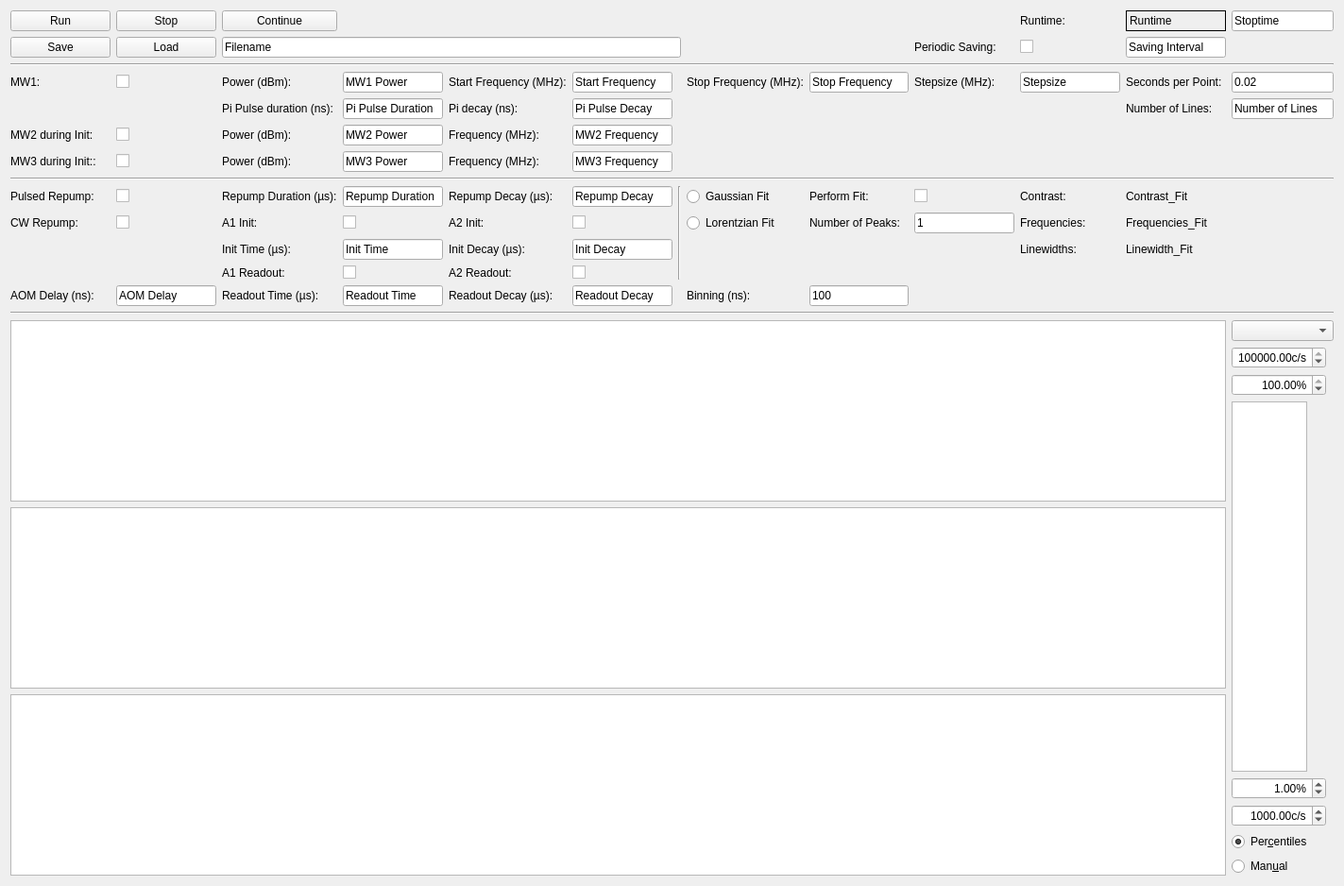
      <widget class="QWidget" name="tab">
       <attribute name="title">
        <string>Pulsed ODMR</string>
       </attribute>
       <layout class="QHBoxLayout" name="horizontalLayout">
        <item>
         <layout class="QGridLayout" name="gridLayout_7">
          <item row="12" column="0">
           <widget class="QLabel" name="label_141">
            <property name="text">
             <string>AOM Delay (ns):</string>
            </property>
           </widget>
          </item>
          <item row="1" column="10">
           <widget class="QCheckBox" name="pulsed_PeriodicSaving_CheckBox">
            <property name="text">
             <string/>
            </property>
           </widget>
          </item>
          <item row="12" column="2">
           <widget class="QLabel" name="label_139">
            <property name="text">
             <string>Readout Time (µs):</string>
            </property>
           </widget>
          </item>
          <item row="12" column="1">
           <widget class="QLineEdit" name="pulsed_AOMDelay_LineEdit">
            <property name="text">
             <string>AOM Delay</string>
            </property>
           </widget>
          </item>
          <item row="6" column="1">
           <widget class="QCheckBox" name="pulsed_MW3_CheckBox">
            <property name="text">
             <string/>
            </property>
           </widget>
          </item>
          <item row="3" column="2">
           <widget class="QLabel" name="label_121">
            <property name="text">
             <string>Power (dBm):</string>
            </property>
           </widget>
          </item>
          <item row="1" column="11">
           <widget class="QLineEdit" name="pulsed_Interval_LineEdit">
            <property name="text">
             <string>Saving Interval</string>
            </property>
           </widget>
          </item>
          <item row="3" column="5">
           <widget class="QLineEdit" name="pulsed_StartFreq_LineEdit">
            <property name="text">
             <string>Start Frequency</string>
            </property>
           </widget>
          </item>
          <item row="11" column="2">
           <widget class="QLabel" name="label_137">
            <property name="text">
             <string>A1 Readout:</string>
            </property>
           </widget>
          </item>
          <item row="9" column="5">
           <widget class="QCheckBox" name="pulsed_A2_CheckBox">
            <property name="text">
             <string/>
            </property>
           </widget>
          </item>
          <item row="3" column="9">
           <widget class="QLabel" name="label_116">
            <property name="text">
             <string>Stepsize (MHz):</string>
            </property>
           </widget>
          </item>
          <item row="11" column="4">
           <widget class="QLabel" name="label_138">
            <property name="text">
             <string>A2 Readout:</string>
            </property>
           </widget>
          </item>
          <item row="9" column="4">
           <widget class="QLabel" name="label_123">
            <property name="text">
             <string>A2 Init:</string>
            </property>
           </widget>
          </item>
          <item row="5" column="5">
           <widget class="QLineEdit" name="pulsed_MW2_Freq_LineEdit">
            <property name="text">
             <string>MW2 Frequency</string>
            </property>
           </widget>
          </item>
          <item row="3" column="11">
           <widget class="QLabel" name="label_108">
            <property name="text">
             <string>Seconds per Point:</string>
            </property>
           </widget>
          </item>
          <item row="16" column="0" colspan="12">
           <widget class="PlotWidget" name="pulsed_odmr_detect_PlotWidget">
            <property name="sizePolicy">
             <sizepolicy hsizetype="Expanding" vsizetype="Expanding">
              <horstretch>1</horstretch>
              <verstretch>1</verstretch>
             </sizepolicy>
            </property>
           </widget>
          </item>
          <item row="11" column="5">
           <widget class="QCheckBox" name="pulsed_A2Readout_checkBox">
            <property name="text">
             <string/>
            </property>
           </widget>
          </item>
          <item row="9" column="3">
           <widget class="QCheckBox" name="pulsed_A1_CheckBox">
            <property name="text">
             <string/>
            </property>
           </widget>
          </item>
          <item row="5" column="4">
           <widget class="QLabel" name="label_117">
            <property name="text">
             <string>Frequency (MHz):</string>
            </property>
           </widget>
          </item>
          <item row="4" column="2">
           <widget class="QLabel" name="label_135">
            <property name="text">
             <string>Pi Pulse duration (ns):</string>
            </property>
           </widget>
          </item>
          <item row="7" column="0" colspan="13">
           <widget class="Line" name="line_15">
            <property name="orientation">
             <enum>Qt::Horizontal</enum>
            </property>
           </widget>
          </item>
          <item row="3" column="1">
           <widget class="QCheckBox" name="pulsed_MW1_CheckBox">
            <property name="text">
             <string/>
            </property>
           </widget>
          </item>
          <item row="4" column="5">
           <widget class="QLineEdit" name="pulsed_PiDecay_lineEdit">
            <property name="text">
             <string>Pi Pulse Decay</string>
            </property>
           </widget>
          </item>
          <item row="10" column="3">
           <widget class="QLineEdit" name="pulsed_InitTime_LineEdit">
            <property name="text">
             <string>Init Time</string>
            </property>
           </widget>
          </item>
          <item row="9" column="2">
           <widget class="QLabel" name="label_119">
            <property name="text">
             <string>A1 Init:</string>
            </property>
           </widget>
          </item>
          <item row="3" column="3">
           <widget class="QLineEdit" name="pulsed_MW1_Power_LineEdit">
            <property name="text">
             <string>MW1 Power</string>
            </property>
           </widget>
          </item>
          <item row="6" column="0">
           <widget class="QLabel" name="label_130">
            <property name="text">
             <string>MW3 during Init::</string>
            </property>
           </widget>
          </item>
          <item row="8" column="6" rowspan="4">
           <widget class="Line" name="line_17">
            <property name="orientation">
             <enum>Qt::Vertical</enum>
            </property>
           </widget>
          </item>
          <item row="3" column="8">
           <widget class="QLineEdit" name="pulsed_StopFreq_LineEdit">
            <property name="text">
             <string>Stop Frequency</string>
            </property>
           </widget>
          </item>
          <item row="3" column="4">
           <widget class="QLabel" name="label_111">
            <property name="text">
             <string>Start Frequency (MHz):</string>
            </property>
           </widget>
          </item>
          <item row="1" column="2" colspan="5">
           <widget class="QLineEdit" name="pulsed_Filename_LineEdit">
            <property name="text">
             <string>Filename</string>
            </property>
           </widget>
          </item>
          <item row="8" column="1">
           <widget class="QCheckBox" name="pulsed_PulsedRepump_CheckBox">
            <property name="text">
             <string/>
            </property>
           </widget>
          </item>
          <item row="14" column="0" colspan="12">
           <widget class="PlotWidget" name="pulsed_odmr_data_PlotWidget">
            <property name="sizePolicy">
             <sizepolicy hsizetype="Expanding" vsizetype="Expanding">
              <horstretch>1</horstretch>
              <verstretch>1</verstretch>
             </sizepolicy>
            </property>
           </widget>
          </item>
          <item row="1" column="9">
           <widget class="QLabel" name="label_112">
            <property name="text">
             <string>Periodic Saving:</string>
            </property>
           </widget>
          </item>
          <item row="5" column="2">
           <widget class="QLabel" name="label_124">
            <property name="text">
             <string>Power (dBm):</string>
            </property>
           </widget>
          </item>
          <item row="0" column="1">
           <widget class="QPushButton" name="pulsed_Stop_Button">
            <property name="text">
             <string>Stop</string>
            </property>
           </widget>
          </item>
          <item row="2" column="0" colspan="13">
           <widget class="Line" name="line_16">
            <property name="orientation">
             <enum>Qt::Horizontal</enum>
            </property>
           </widget>
          </item>
          <item row="15" column="0" colspan="12">
           <widget class="PlotWidget" name="pulsed_odmr_matrix_PlotWidget">
            <property name="sizePolicy">
             <sizepolicy hsizetype="Expanding" vsizetype="Expanding">
              <horstretch>1</horstretch>
              <verstretch>1</verstretch>
             </sizepolicy>
            </property>
           </widget>
          </item>
          <item row="4" column="11">
           <widget class="QLabel" name="label_113">
            <property name="text">
             <string>Number of Lines:</string>
            </property>
           </widget>
          </item>
          <item row="10" column="5">
           <widget class="QLineEdit" name="pulsed_DecayInit_LineEdit">
            <property name="text">
             <string>Init Decay</string>
            </property>
           </widget>
          </item>
          <item row="12" column="3">
           <widget class="QLineEdit" name="pulsed_ReadoutTime_LineEdit">
            <property name="text">
             <string>Readout Time</string>
            </property>
           </widget>
          </item>
          <item row="5" column="1">
           <widget class="QCheckBox" name="pulsed_MW2_CheckBox">
            <property name="text">
             <string/>
            </property>
           </widget>
          </item>
          <item row="6" column="3">
           <widget class="QLineEdit" name="pulsed_MW3_Power_LineEdit">
            <property name="text">
             <string>MW3 Power</string>
            </property>
           </widget>
          </item>
          <item row="5" column="3">
           <widget class="QLineEdit" name="pulsed_MW2_Power_LineEdit">
            <property name="text">
             <string>MW2 Power</string>
            </property>
           </widget>
          </item>
          <item row="0" column="10">
           <widget class="QLabel" name="label_114">
            <property name="text">
             <string>Runtime:</string>
            </property>
           </widget>
          </item>
          <item row="4" column="12">
           <widget class="QLineEdit" name="pulsed_NumberOfLines_LineEdit">
            <property name="text">
             <string>Number of Lines</string>
            </property>
           </widget>
          </item>
          <item row="3" column="12">
           <widget class="QLineEdit" name="pulsed_SecondsPerPoint_LineEdit">
            <property name="text">
             <string>0.02</string>
            </property>
           </widget>
          </item>
          <item row="9" column="1">
           <widget class="QCheckBox" name="pulsed_CWRepump_CheckBox">
            <property name="text">
             <string/>
            </property>
           </widget>
          </item>
          <item row="12" column="5">
           <widget class="QLineEdit" name="pulsed_ReadoutDecay_LineEdit">
            <property name="text">
             <string>Readout Decay</string>
            </property>
           </widget>
          </item>
          <item row="1" column="1">
           <widget class="QPushButton" name="pulsed_Load_Button">
            <property name="text">
             <string>Load</string>
            </property>
           </widget>
          </item>
          <item row="4" column="3">
           <widget class="QLineEdit" name="pulsed_piPulseDuration_lineEdit">
            <property name="text">
             <string>Pi Pulse Duration</string>
            </property>
           </widget>
          </item>
          <item row="8" column="4">
           <widget class="QLabel" name="label_118">
            <property name="text">
             <string>Repump Decay (µs):</string>
            </property>
           </widget>
          </item>
          <item row="0" column="2">
           <widget class="QPushButton" name="pulsed_Continue_Button">
            <property name="text">
             <string>Continue</string>
            </property>
           </widget>
          </item>
          <item row="3" column="7">
           <widget class="QLabel" name="label_128">
            <property name="text">
             <string>Stop Frequency (MHz):</string>
            </property>
           </widget>
          </item>
          <item row="3" column="10">
           <widget class="QLineEdit" name="pulsed_Stepsize_LineEdit">
            <property name="text">
             <string>Stepsize</string>
            </property>
           </widget>
          </item>
          <item row="6" column="5">
           <widget class="QLineEdit" name="pulsed_MW3_Freq_LineEdit">
            <property name="text">
             <string>MW3 Frequency</string>
            </property>
           </widget>
          </item>
          <item row="6" column="4">
           <widget class="QLabel" name="label_126">
            <property name="text">
             <string>Frequency (MHz):</string>
            </property>
           </widget>
          </item>
          <item row="13" column="0" colspan="13">
           <widget class="Line" name="line_18">
            <property name="orientation">
             <enum>Qt::Horizontal</enum>
            </property>
           </widget>
          </item>
          <item row="0" column="11">
           <widget class="QLabel" name="pulsed_Runtime_Label">
            <property name="frameShape">
             <enum>QFrame::Box</enum>
            </property>
            <property name="text">
             <string>Runtime</string>
            </property>
           </widget>
          </item>
          <item row="10" column="4">
           <widget class="QLabel" name="label_134">
            <property name="text">
             <string>Init Decay (µs):</string>
            </property>
           </widget>
          </item>
          <item row="5" column="0">
           <widget class="QLabel" name="label_115">
            <property name="text">
             <string>MW2 during Init:</string>
            </property>
           </widget>
          </item>
          <item row="3" column="0">
           <widget class="QLabel" name="label_109">
            <property name="text">
             <string>MW1:</string>
            </property>
           </widget>
          </item>
          <item row="14" column="12" rowspan="3">
           <layout class="QVBoxLayout" name="verticalLayout">
            <item>
             <widget class="QComboBox" name="pulsed_odmr_channel_ComboBox"/>
            </item>
            <item>
             <widget class="ScienDSpinBox" name="pulsed_odmr_cb_max_DoubleSpinBox">
              <property name="maximumSize">
               <size>
                <width>100</width>
                <height>16777215</height>
               </size>
              </property>
              <property name="alignment">
               <set>Qt::AlignRight|Qt::AlignTrailing|Qt::AlignVCenter</set>
              </property>
              <property name="suffix">
               <string>c/s</string>
              </property>
              <property name="minimum">
               <double>-10.000000000000000</double>
              </property>
              <property name="maximum">
               <double>1000000000.000000000000000</double>
              </property>
              <property name="value">
               <double>100000.000000000000000</double>
              </property>
             </widget>
            </item>
            <item>
             <widget class="ScienDSpinBox" name="pulsed_odmr_cb_high_percentile_DoubleSpinBox">
              <property name="maximumSize">
               <size>
                <width>100</width>
                <height>16777215</height>
               </size>
              </property>
              <property name="alignment">
               <set>Qt::AlignRight|Qt::AlignTrailing|Qt::AlignVCenter</set>
              </property>
              <property name="suffix">
               <string>%</string>
              </property>
              <property name="minimum">
               <double>0.000000000000000</double>
              </property>
              <property name="maximum">
               <double>100.000000000000000</double>
              </property>
              <property name="value">
               <double>100.000000000000000</double>
              </property>
             </widget>
            </item>
            <item>
             <widget class="PlotWidget" name="pulsed_odmr_cb_PlotWidget">
              <property name="sizePolicy">
               <sizepolicy hsizetype="Expanding" vsizetype="Expanding">
                <horstretch>0</horstretch>
                <verstretch>0</verstretch>
               </sizepolicy>
              </property>
              <property name="maximumSize">
               <size>
                <width>80</width>
                <height>16777215</height>
               </size>
              </property>
             </widget>
            </item>
            <item>
             <widget class="ScienDSpinBox" name="pulsed_odmr_cb_low_percentile_DoubleSpinBox">
              <property name="maximumSize">
               <size>
                <width>100</width>
                <height>16777215</height>
               </size>
              </property>
              <property name="alignment">
               <set>Qt::AlignRight|Qt::AlignTrailing|Qt::AlignVCenter</set>
              </property>
              <property name="suffix">
               <string>%</string>
              </property>
              <property name="minimum">
               <double>0.000000000000000</double>
              </property>
              <property name="maximum">
               <double>100.000000000000000</double>
              </property>
              <property name="value">
               <double>1.000000000000000</double>
              </property>
             </widget>
            </item>
            <item>
             <widget class="ScienDSpinBox" name="pulsed_odmr_cb_min_DoubleSpinBox">
              <property name="maximumSize">
               <size>
                <width>100</width>
                <height>16777215</height>
               </size>
              </property>
              <property name="alignment">
               <set>Qt::AlignRight|Qt::AlignTrailing|Qt::AlignVCenter</set>
              </property>
              <property name="suffix">
               <string>c/s</string>
              </property>
              <property name="minimum">
               <double>-10.000000000000000</double>
              </property>
              <property name="maximum">
               <double>1000000000.000000000000000</double>
              </property>
              <property name="value">
               <double>1000.000000000000000</double>
              </property>
             </widget>
            </item>
            <item>
             <widget class="QRadioButton" name="pulsed_odmr_cb_centiles_RadioButton">
              <property name="text">
               <string>Per&amp;centiles</string>
              </property>
              <property name="checked">
               <bool>true</bool>
              </property>
             </widget>
            </item>
            <item>
             <widget class="QRadioButton" name="pulsed_odmr_cb_manual_RadioButton">
              <property name="text">
               <string>Man&amp;ual</string>
              </property>
             </widget>
            </item>
           </layout>
          </item>
          <item row="0" column="12">
           <widget class="QLineEdit" name="pulsed_Stoptime_LineEdit">
            <property name="text">
             <string>Stoptime</string>
            </property>
           </widget>
          </item>
          <item row="9" column="0">
           <widget class="QLabel" name="label_129">
            <property name="text">
             <string>CW Repump:</string>
            </property>
           </widget>
          </item>
          <item row="6" column="2">
           <widget class="QLabel" name="label_132">
            <property name="text">
             <string>Power (dBm):</string>
            </property>
           </widget>
          </item>
          <item row="1" column="0">
           <widget class="QPushButton" name="pulsed_Save_Button">
            <property name="text">
             <string>Save</string>
            </property>
           </widget>
          </item>
          <item row="0" column="0">
           <widget class="QPushButton" name="pulsed_Run_Button">
            <property name="text">
             <string>Run</string>
            </property>
           </widget>
          </item>
          <item row="8" column="5">
           <widget class="QLineEdit" name="pulsed_RepumpDecay_LineEdit">
            <property name="text">
             <string>Repump Decay</string>
            </property>
           </widget>
          </item>
          <item row="8" column="3">
           <widget class="QLineEdit" name="pulsed_RepumpDuration_LineEdit">
            <property name="text">
             <string>Repump Duration</string>
            </property>
           </widget>
          </item>
          <item row="8" column="2">
           <widget class="QLabel" name="label_122">
            <property name="text">
             <string>Repump Duration (µs):</string>
            </property>
           </widget>
          </item>
          <item row="12" column="4">
           <widget class="QLabel" name="label_140">
            <property name="text">
             <string>Readout Decay (µs):</string>
            </property>
           </widget>
          </item>
          <item row="8" column="0">
           <widget class="QLabel" name="label_107">
            <property name="text">
             <string>Pulsed Repump:</string>
            </property>
           </widget>
          </item>
          <item row="4" column="4">
           <widget class="QLabel" name="label_136">
            <property name="text">
             <string>Pi decay (ns):</string>
            </property>
           </widget>
          </item>
          <item row="10" column="2">
           <widget class="QLabel" name="label_133">
            <property name="text">
             <string>Init Time (µs):</string>
            </property>
           </widget>
          </item>
          <item row="11" column="3">
           <widget class="QCheckBox" name="pulsed_A1Readout_checkBox">
            <property name="text">
             <string/>
            </property>
           </widget>
          </item>
          <item row="12" column="7">
           <widget class="QLabel" name="label_5">
            <property name="text">
             <string>Binning (ns):</string>
            </property>
           </widget>
          </item>
          <item row="12" column="8">
           <widget class="QLineEdit" name="pulsed_Binning_LineEdit">
            <property name="text">
             <string>100</string>
            </property>
           </widget>
          </item>
          <item row="8" column="9">
           <widget class="QCheckBox" name="pulsed_PerformFit_CheckBox">
            <property name="text">
             <string/>
            </property>
           </widget>
          </item>
          <item row="8" column="8">
           <widget class="QLabel" name="label_131">
            <property name="text">
             <string>Perform Fit:</string>
            </property>
           </widget>
          </item>
          <item row="9" column="8">
           <widget class="QLabel" name="label_120">
            <property name="text">
             <string>Number of Peaks:</string>
            </property>
           </widget>
          </item>
          <item row="9" column="9">
           <widget class="QLineEdit" name="pulsed_NumberOfPeaks_LineEdit">
            <property name="text">
             <string>1</string>
            </property>
           </widget>
          </item>
          <item row="10" column="11">
           <widget class="QLabel" name="pulsed_Linewidths_Fit_Label">
            <property name="text">
             <string>Linewidth_Fit</string>
            </property>
           </widget>
          </item>
          <item row="10" column="10">
           <widget class="QLabel" name="label_110">
            <property name="text">
             <string>Linewidths:</string>
            </property>
           </widget>
          </item>
          <item row="9" column="11">
           <widget class="QLabel" name="pulsed_Frequencies_Fit_Label">
            <property name="text">
             <string>Frequencies_Fit</string>
            </property>
           </widget>
          </item>
          <item row="9" column="10">
           <widget class="QLabel" name="label_127">
            <property name="text">
             <string>Frequencies:</string>
            </property>
           </widget>
          </item>
          <item row="8" column="10">
           <widget class="QLabel" name="label_25">
            <property name="text">
             <string>Contrast:</string>
            </property>
           </widget>
          </item>
          <item row="8" column="11">
           <widget class="QLabel" name="pulsed_Frequencies_Fit_Label_2">
            <property name="text">
             <string>Contrast_Fit</string>
            </property>
           </widget>
          </item>
          <item row="8" column="7">
           <widget class="QRadioButton" name="pulsed_SelectGaussianFit_RadioButton">
            <property name="text">
             <string>Gaussian Fit</string>
            </property>
            <attribute name="buttonGroup">
             <string notr="true">buttonGroup</string>
            </attribute>
           </widget>
          </item>
          <item row="9" column="7">
           <widget class="QRadioButton" name="pulsed_SelectLorentzianFit_RadioButton">
            <property name="text">
             <string>Lorentzian Fit</string>
            </property>
            <attribute name="buttonGroup">
             <string notr="true">buttonGroup</string>
            </attribute>
           </widget>
          </item>
         </layout>
        </item>
       </layout>
      </widget>
